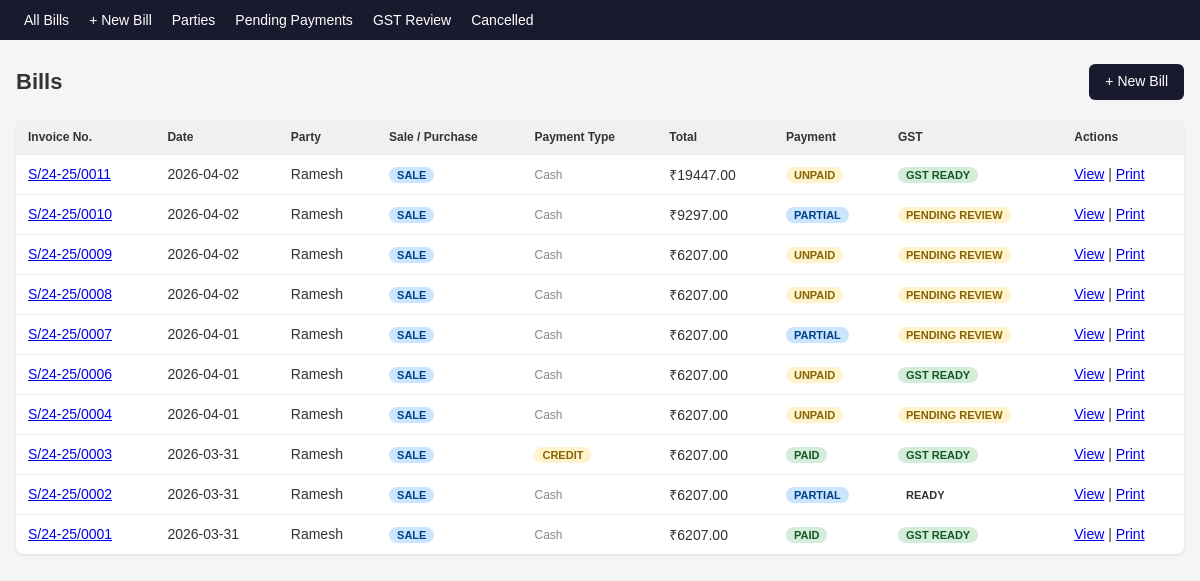
The page /invoices/ on the database as committed earlier.
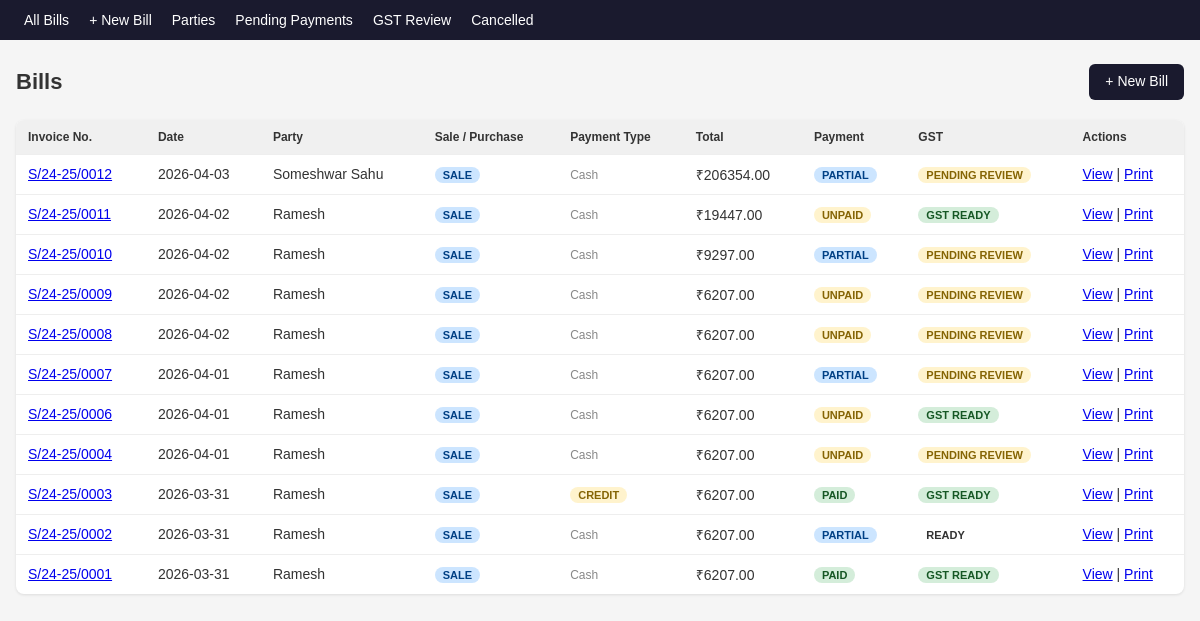
The same page on the database as committed later.
### app/models/invoices.py (models this page shows)
class Invoice(SQLModel, table=True):
    __tablename__ = "invoices"
    id: Optional[int] = Field(default=None, primary_key=True)
    invoice_number: str = Field(index=True)
    invoice_type: str
    bill_category: str = "cash"
    party_id: Optional[int] = Field(default=None, foreign_key="parties.id")
    financial_year_id: Optional[int] = Field(default=None, foreign_key="financial_years.id")
    invoice_date: date = Field(index=True)
    due_date: Optional[date] = None
    credit_due_date: Optional[date] = None
    place_of_supply: Optional[str] = "Uttar Pradesh"
    supply_type: str = "intrastate"
    party_gstin: Optional[str] = None
    subtotal: float = 0.0
    total_cgst: float = 0.0
    total_sgst: float = 0.0
    total_igst: float = 0.0
    total_making_charges: float = 0.0
    making_cgst: float = 0.0
    making_sgst: float = 0.0
    old_gold_value: float = 0.0
    discount: float = 0.0
    round_off: float = 0.0
    grand_total: float = 0.0
    amount_paid: float = 0.0
    amount_due: float = 0.0
    payment_mode: Optional[str] = None
    payment_status: str = "unpaid"
    gst_status: str = "pending_review"
    version_number: int = 1
    is_cancelled: bool = False
    cancelled_at: Optional[datetime] = None
    cancelled_reason: Optional[str] = None
    ref_invoice_id: Optional[int] = Field(default=None, foreign_key="invoices.id")
    notes: Optional[str] = None
    created_at: datetime = Field(default_factory=datetime.utcnow)
    updated_at: datetime = Field(default_factory=datetime.utcnow)

### app/models/parties.py (models this page shows)
class Party(SQLModel, table=True):
    __tablename__ = "parties"
    id: Optional[int] = Field(default=None, primary_key=True)
    type: str                           # customer / supplier / both
    name: str = Field(index=True)
    phone: Optional[str] = Field(default=None, index=True)
    email: Optional[str] = None
    address: Optional[str] = None
    city: Optional[str] = None
    state: Optional[str] = None
    state_code: Optional[str] = None
    gstin: Optional[str] = None
    gstin_verified: bool = False
    gstin_status: Optional[str] = None  # active / cancelled / pending
    business_type: Optional[str] = None # fixed typo: bussiness -> business
    credit_limit: Optional[float] = None
    credit_days: Optional[int] = None
    opening_balance: Optional[float] = None
    opening_balance_type: Optional[str] = None  # debit / credit
    notes: Optional[str] = None
    created_at: datetime = Field(default_factory=datetime.utcnow)

### app/routers/invoices.py (the view)
@router.get("/", response_class=HTMLResponse)
def invoice_list(request: Request, session: Session = Depends(get_session)):
    invoices  = session.exec(
        select(Invoice).where(Invoice.is_cancelled == False).order_by(Invoice.id.desc())
    ).all()
    party_ids = {inv.party_id for inv in invoices if inv.party_id}
    parties   = {p.id: p for p in session.exec(
        select(Party).where(Party.id.in_(party_ids))
    ).all()} if party_ids else {}
    return templates.TemplateResponse(
        request=request, name="invoices/list.html",
        context={"invoices": invoices, "parties": parties}
    )

### app/templates/invoices/list.html (shortened to what this page needs)
{% extends "base.html" %}
{% block content %}
<div class="page-header">
    <h1>Bills</h1>
    <a href="/invoices/create" class="btn-primary">+ New Bill</a>
</div>
<table class="table">
    <thead>
        <tr>
            <th>Invoice No.</th>
            <th>Date</th>
            <th>Party</th>
            <th>Sale / Purchase</th>
            <th>Payment Type</th>
            <th>Total</th>
            <th>Payment</th>
            <th>GST</th>
            <th>Actions</th>
        </tr>
    </thead>
    <tbody>
        {% for inv in invoices %}
        <tr>
            <td><a href="/invoices/{{ inv.id }}">{{ inv.invoice_number }}</a></td>
            <td>{{ inv.invoice_date }}</td>
            <td>{{ parties[inv.party_id].name if inv.party_id in parties else "Walk-in" }}</td>
            <td>
                <span class="badge badge-{{ inv.invoice_type }}">
                    {{ inv.invoice_type | upper }}
                </span>
            </td>
            <td>
                {% if inv.bill_category == "credit" %}
                <span class="badge badge-unpaid">CREDIT</span>
                {% else %}
                <span style="color:#888;font-size:12px">Cash</span>
                {% endif %}
            </td>
            <td>₹{{ "%.2f" | format(inv.grand_total) }}</td>
            <td>
                <span class="badge badge-{{ inv.payment_status }}">
                    {{ inv.payment_status | upper }}
                </span>
            </td>
            <td>
                <span class="badge badge-gst-{{ inv.gst_status }}">
                    {{ inv.gst_status | replace("_", " ") | upper }}
                </span>
            </td>
            <td>
                <a href="/invoices/{{ inv.id }}">View</a> |
                <a href="/invoices/{{ inv.id }}/print" target="_blank">Print</a>
            </td>
        </tr>
        {% else %}
        <tr><td colspan="9">No bills yet. <a href="/invoices/create">Create your first bill.</a></td></tr>
        {% endfor %}
    </tbody>
</table>
{% endblock %}

Rows that differ between the two databases and show on the page:
added Invoice: invoice_number "S/24-25/0012", invoice_date "2026-04-03", invoice_type "SALE", bill_category "Cash", grand_total "206354.00", payment_status "PARTIAL", gst_status "PENDING REVIEW"
added Party: name "Someshwar Sahu"
